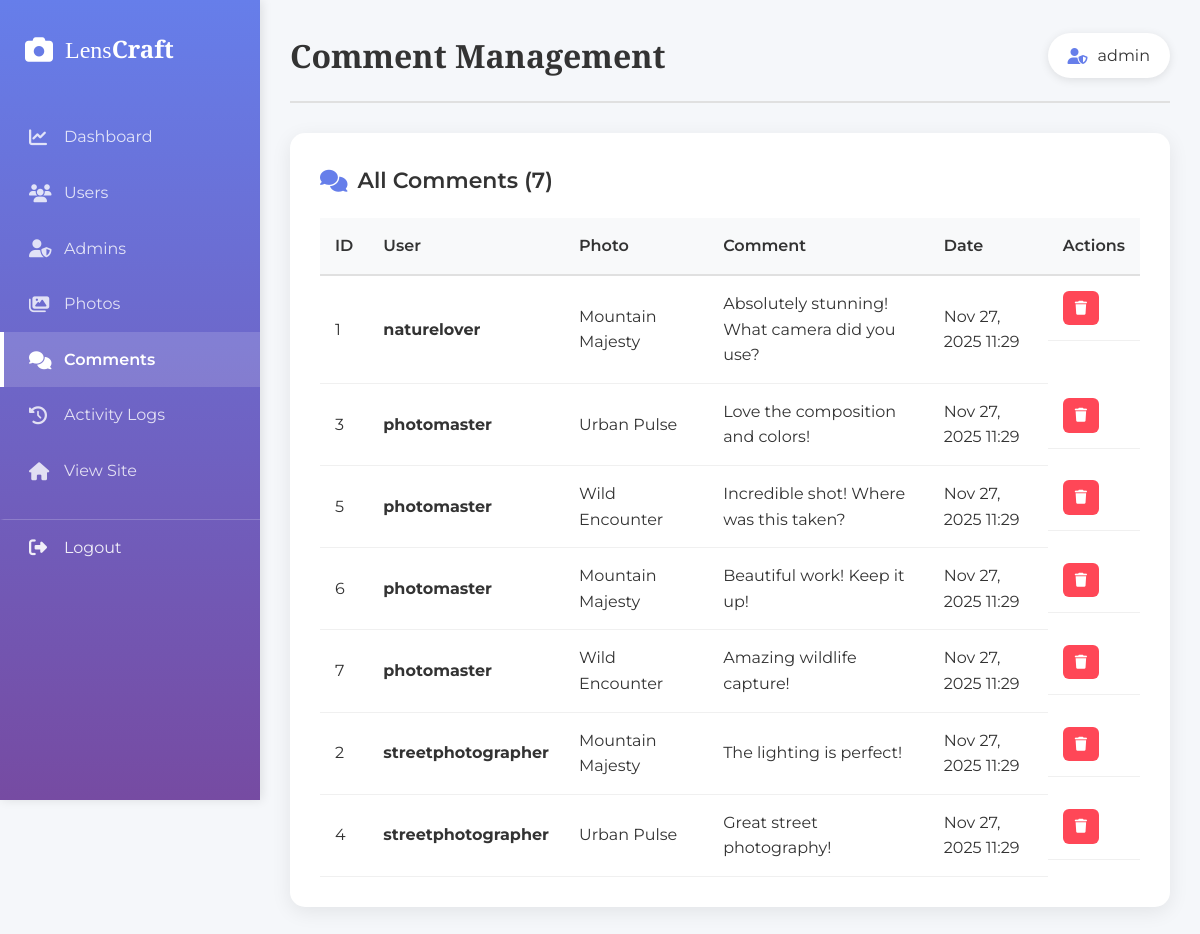
/admin/admin_comments.php (signed in), run on the app's committed database.
### tables this page shows
CREATE TABLE `comments` (
  `id` int(11) NOT NULL,
  `photo_id` int(11) NOT NULL,
  `user_id` int(11) NOT NULL,
  `comment_text` text NOT NULL,
  `created_at` datetime DEFAULT current_timestamp()
);

CREATE TABLE `users` (
  `id` int(11) NOT NULL,
  `username` varchar(50) NOT NULL,
  `email` varchar(100) NOT NULL,
  `password` varchar(255) NOT NULL,
  `is_admin` tinyint(1) DEFAULT 0,
  `created_at` datetime DEFAULT current_timestamp()
);

CREATE TABLE `photos` (
  `id` int(11) NOT NULL,
  `user_id` int(11) NOT NULL,
  `title` varchar(100) NOT NULL,
  `description` text DEFAULT NULL,
  `image_path` varchar(255) NOT NULL,
  `uploaded_at` datetime DEFAULT current_timestamp()
);

### admin/admin_comments.php (the view, shortened to what this page needs)
<?php
try {
    $pdo = getDBConnection();
    $stmt = $pdo->query("
        SELECT
            c.id,
            c.comment_text,
            c.created_at,
            u.username,
            p.title as photo_title,
            p.id as photo_id
        FROM comments c
        JOIN users u ON c.user_id = u.id
        JOIN photos p ON c.photo_id = p.id
        ORDER BY c.created_at DESC
    ");
    $comments = $stmt->fetchAll(PDO::FETCH_ASSOC);
} catch(PDOException $e) {
    error_log("Admin comments error: " . $e->getMessage());
    $_SESSION['error'] = "Failed to load comments.";
    $comments = [];
}
?>
<!DOCTYPE html>
<html lang="en">
<head>
    <link rel="stylesheet" href="https://cdnjs.cloudflare.com/ajax/libs/font-awesome/6.4.0/css/all.min.css">
    <link rel="stylesheet" href="../assets/css/admin.css">
</head>
<body>
    <div class="sidebar">
        <div class="logo">
            <i class="fas fa-camera"></i>
            <span>Lens<strong>Craft</strong></span>
        </div>
        <nav class="sidebar-nav">
            <a href="admin_dashboard.php" class="nav-item">
                <i class="fas fa-chart-line"></i>
                <span>Dashboard</span>
            </a>
            <a href="admin_users.php" class="nav-item">
                <i class="fas fa-users"></i>
                <span>Users</span>
            </a>
            <a href="admin_admins.php" class="nav-item">
                <i class="fas fa-user-shield"></i>
                <span>Admins</span>
            </a>
            <a href="admin_photos.php" class="nav-item">
                <i class="fas fa-images"></i>
                <span>Photos</span>
            </a>
            <a href="admin_comments.php" class="nav-item active">
                <i class="fas fa-comments"></i>
                <span>Comments</span>
            </a>
            <a href="admin_logs.php" class="nav-item">
                <i class="fas fa-history"></i>
                <span>Activity Logs</span>
            </a>
            <a href="../home.php" class="nav-item">
                <i class="fas fa-home"></i>
                <span>View Site</span>
            </a>
            <a href="admin_logout.php" class="nav-item logout">
                <i class="fas fa-sign-out-alt"></i>
                <span>Logout</span>
            </a>
        </nav>
    </div>
    <div class="main-content">
        <header class="top-bar">
            <h1>Comment Management</h1>
            <div class="admin-info">
                <i class="fas fa-user-shield"></i>
                <span><?php echo htmlspecialchars($_SESSION['admin_username']); ?></span>
            </div>
        </header>
        <div class="card">
            <h2 class="card-title">
                <i class="fas fa-comments"></i> All Comments (<?php echo count($comments); ?>)
            </h2>
            <div class="table-container">
                <table class="data-table">
                    <thead>
                        <tr>
                            <th>ID</th>
                            <th>User</th>
                            <th>Photo</th>
                            <th>Comment</th>
                            <th>Date</th>
                            <th>Actions</th>
                        </tr>
                    </thead>
                    <tbody>
                        <?php foreach ($comments as $comment): ?>
                            <tr>
                                <td><?php echo $comment['id']; ?></td>
                                <td><strong><?php echo htmlspecialchars($comment['username']); ?></strong></td>
                                <td><?php echo htmlspecialchars($comment['photo_title']); ?></td>
                                <td class="comment-text">
                                    <?php
                                    $text = htmlspecialchars($comment['comment_text']);
                                    echo strlen($text) > 100 ? substr($text, 0, 97) . '...' : $text;
                                    ?>
                                </td>
                                <td><?php echo date('M d, Y H:i', strtotime($comment['created_at'])); ?></td>
                                <td class="action-buttons">
                                    <a href="admin_comments.php?delete=<?php echo $comment['id']; ?>"
                                       class="btn btn-small btn-danger"
                                       onclick="return confirm('Delete this comment? This cannot be undone.');">
                                        <i class="fas fa-trash"></i>
                                    </a>
                                </td>
                            </tr>
                        <?php endforeach; ?>
                    </tbody>
                </table>
            </div>
        </div>
    </div>
</body>
</html>

### assets/css/admin.css (style rules this page uses)
* { margin: 0; padding: 0; box-sizing: border-box; }
body { font-family: 'Montserrat', sans-serif; background: #f5f7fa; color: #333; line-height: 1.6; }
.sidebar { position: fixed; left: 0; top: 0; width: 260px; height: 100vh; background: linear-gradient(180deg, #667eea 0%, #764ba2 100%); padding: 30px 0; z-index: 1000; box-shadow: 2px 0 10px rgba(0, 0, 0, 0.1); }
.sidebar .logo { display: flex; align-items: center; gap: 12px; padding: 0 25px; margin-bottom: 40px; color: white; font-size: 24px; font-family: 'Playfair Display', serif; }
.sidebar .logo i { font-size: 28px; }
.sidebar .logo strong { font-weight: 700; }
.sidebar-nav { display: flex; flex-direction: column; }
.nav-item { display: flex; align-items: center; gap: 15px; padding: 15px 25px; color: rgba(255, 255, 255, 0.8); text-decoration: none; transition: all 0.3s ease; border-left: 4px solid transparent; }
.nav-item.active { background: rgba(255, 255, 255, 0.15); color: white; border-left-color: white; font-weight: 600; }
.nav-item i { font-size: 18px; width: 20px; }
.nav-item.logout { margin-top: auto; color: rgba(255, 255, 255, 0.9); border-top: 1px solid rgba(255, 255, 255, 0.2); margin-top: 20px; }
.main-content { margin-left: 260px; padding: 30px; min-height: 100vh; }
.top-bar { display: flex; justify-content: space-between; align-items: center; margin-bottom: 30px; padding-bottom: 20px; border-bottom: 2px solid #e0e0e0; }
.top-bar h1 { font-family: 'Playfair Display', serif; font-size: 32px; color: #333; }
.admin-info { display: flex; align-items: center; gap: 10px; padding: 10px 20px; background: white; border-radius: 25px; box-shadow: 0 2px 10px rgba(0, 0, 0, 0.1); }
.admin-info i { color: #667eea; }
.card { background: white; padding: 30px; border-radius: 15px; box-shadow: 0 5px 20px rgba(0, 0, 0, 0.08); margin-bottom: 30px; }
.card-title { font-size: 22px; font-weight: 600; margin-bottom: 20px; color: #333; display: flex; align-items: center; gap: 10px; }
.card-title i { color: #667eea; }
.table-container { overflow-x: auto; }
.data-table { width: 100%; border-collapse: collapse; }
.data-table thead { background: #f8f9fa; }
.data-table th { padding: 15px; text-align: left; font-weight: 600; color: #333; border-bottom: 2px solid #e0e0e0; }
.data-table td { padding: 15px; border-bottom: 1px solid #f0f0f0; }
.comment-text { max-width: 300px; }
.btn { padding: 8px 16px; border-radius: 6px; border: none; cursor: pointer; font-family: 'Montserrat', sans-serif; font-weight: 600; transition: all 0.3s ease; text-decoration: none; display: inline-block; }
.btn-small { padding: 6px 12px; font-size: 14px; }
.btn-danger { background: #ff4757; color: white; }
.action-buttons { display: flex; gap: 8px; }

### data on the page
comments: id "1", user.username "naturelover", photo.title "Mountain Majesty", comment_text "Absolutely stunning! What camera did you use?", created_at "Nov 27, 2025 11:29"
comments: id "3", user.username "photomaster", photo.title "Urban Pulse", comment_text "Love the composition and colors!", created_at "Nov 27, 2025 11:29"
comments: id "5", user.username "photomaster", photo.title "Wild Encounter", comment_text "Incredible shot! Where was this taken?", created_at "Nov 27, 2025 11:29"
comments: id "6", user.username "photomaster", photo.title "Mountain Majesty", comment_text "Beautiful work! Keep it up!", created_at "Nov 27, 2025 11:29"
comments: id "7", user.username "photomaster", photo.title "Wild Encounter", comment_text "Amazing wildlife capture!", created_at "Nov 27, 2025 11:29"
comments: id "2", user.username "streetphotographer", photo.title "Mountain Majesty", comment_text "The lighting is perfect!", created_at "Nov 27, 2025 11:29"
comments: id "4", user.username "streetphotographer", photo.title "Urban Pulse", comment_text "Great street photography!", created_at "Nov 27, 2025 11:29"

### other printed values
$_SESSION['admin_username'] "admin"
count($comments) "7"
